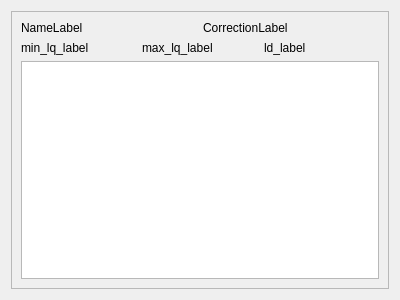
<?xml version="1.0" encoding="UTF-8"?>
<ui version="4.0">
 <class>profileWidget</class>
 <widget class="QWidget" name="profileWidget">
  <property name="geometry">
   <rect>
    <x>0</x>
    <y>0</y>
    <width>400</width>
    <height>300</height>
   </rect>
  </property>
  <layout class="QVBoxLayout" name="main_layout">
   <property name="spacing">
    <number>5</number>
   </property>
   <item>
    <widget class="QFrame" name="frame">
     <property name="autoFillBackground">
      <bool>true</bool>
     </property>
     <property name="frameShape">
      <enum>QFrame::StyledPanel</enum>
     </property>
     <property name="frameShadow">
      <enum>QFrame::Raised</enum>
     </property>
     <layout class="QVBoxLayout" name="frame_layout">
      <item>
       <layout class="QHBoxLayout" name="horizontalLayout">
        <item>
         <widget class="QLabel" name="name_label">
          <property name="autoFillBackground">
           <bool>false</bool>
          </property>
          <property name="text">
           <string>NameLabel</string>
          </property>
         </widget>
        </item>
        <item>
         <widget class="QLabel" name="correction_label">
          <property name="text">
           <string>CorrectionLabel</string>
          </property>
         </widget>
        </item>
       </layout>
      </item>
      <item>
       <layout class="QHBoxLayout" name="horizontalLayout_2">
        <item>
         <widget class="QLabel" name="min_lq_label">
          <property name="text">
           <string>min_lq_label</string>
          </property>
         </widget>
        </item>
        <item>
         <widget class="QLabel" name="max_lq_label">
          <property name="text">
           <string>max_lq_label</string>
          </property>
         </widget>
        </item>
        <item>
         <widget class="QLabel" name="ld_label">
          <property name="text">
           <string>ld_label</string>
          </property>
         </widget>
        </item>
       </layout>
      </item>
      <item>
       <widget class="QTableWidget" name="table_widget">
        <property name="sizeAdjustPolicy">
         <enum>QAbstractScrollArea::AdjustToContents</enum>
        </property>
        <attribute name="verticalHeaderVisible">
         <bool>false</bool>
        </attribute>
       </widget>
      </item>
     </layout>
    </widget>
   </item>
  </layout>
 </widget>
 <resources/>
 <connections/>
</ui>
